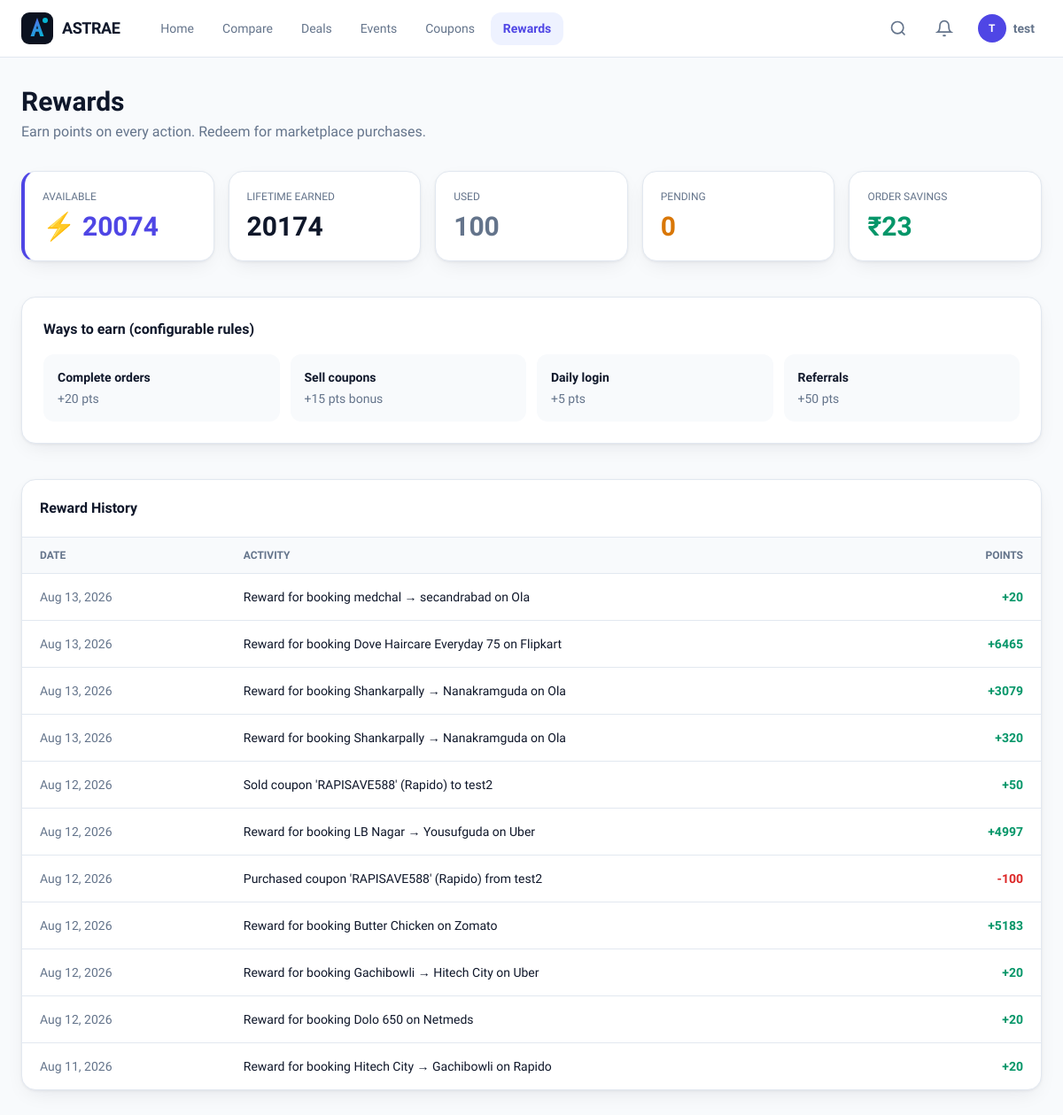
Page /ASTRAEUser/userrewards/ (signed in) on the earlier database version.
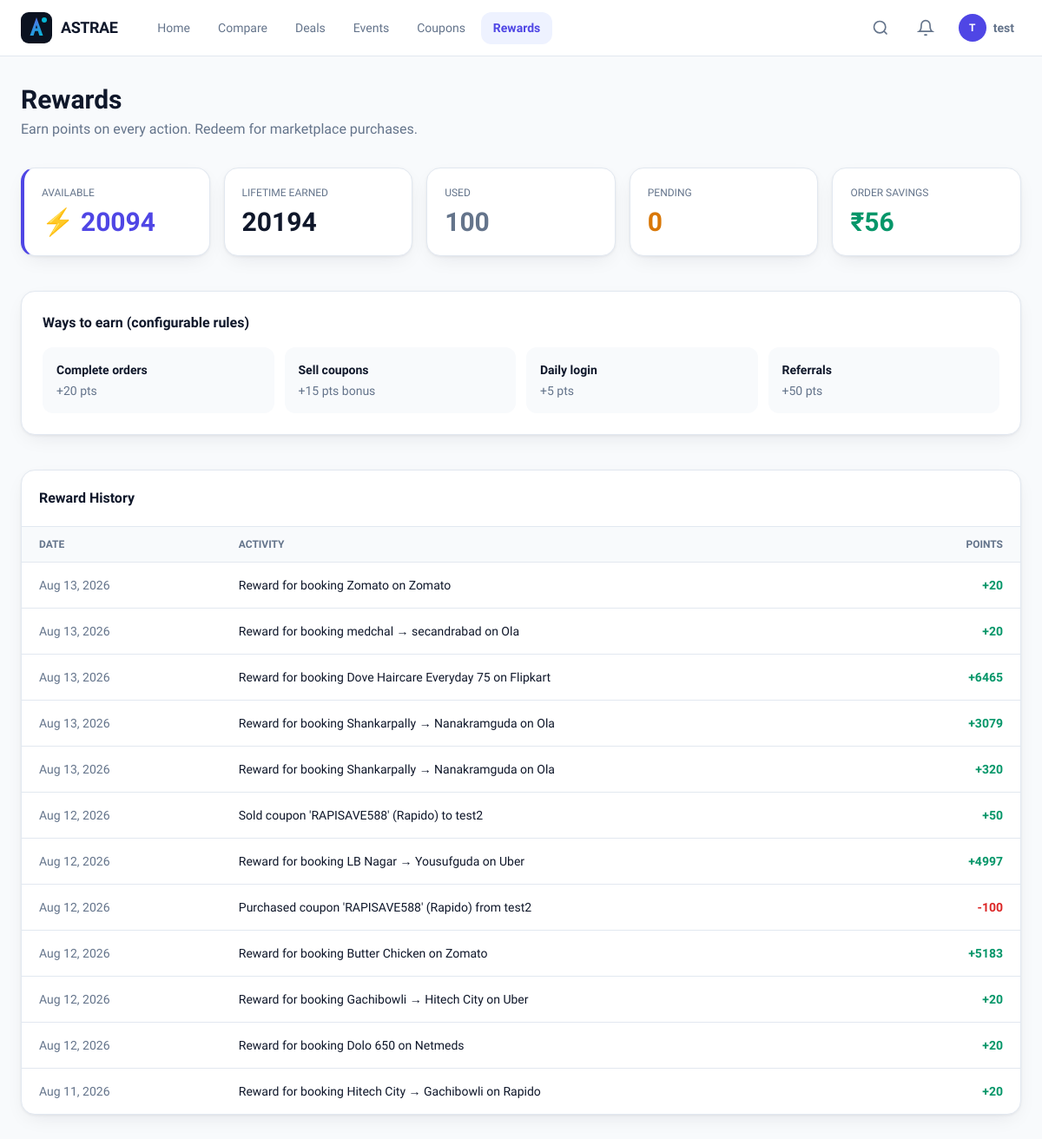
Same page on the later database version.
### ASTRAEUser/models.py (models this page shows, shortened)
class Reward(models.Model):
    STATUS_CHOICES = [
        ('earned', 'Earned'),
        ('pending', 'Pending'),
        ('redeemed', 'Redeemed'),
    ]
    user = models.ForeignKey(User, on_delete=models.CASCADE, related_name='rewards')
    order = models.OneToOneField(Order, on_delete=models.CASCADE, null=True, blank=True)
    points_earned = models.IntegerField(default=50)
    description = models.CharField(max_length=255)
    status = models.CharField(max_length=20, choices=STATUS_CHOICES, default='earned')
    rule_key = models.CharField(max_length=50, blank=True, default='')
    created_at = models.DateTimeField(auto_now_add=True)
    class Meta:
        indexes = [models.Index(fields=['user', '-created_at'])]

### ASTRAEUser/views.py (the view, shortened to what this page needs)
# urls.py: path('userrewards/', views.userrewards, name='userrewards'),
def userrewards(request):
    if request.user.is_authenticated:
        summary = get_rewards_summary(request.user)
        context = {
            'reward_history': summary['history'],
            'total_points': summary['available_points'],
            'total_orders': summary['total_orders'],
            'wallet': summary['wallet'],
            'redeemed_points': summary['used_points'],
            'pending_points': summary['pending_points'],
            'lifetime_points': summary['lifetime_points'],
            'available_points': summary['available_points'],
            'total_savings': summary['total_savings'],
            'rules': summary['rules'],
            'unread_notifications': get_unread_count(request.user),
        }
    return render(request, 'User/userrewards.html', context)

### ASTRAEUser/services/notification_service.py (called while the page is built)
def get_unread_count(user) -> int:
    if not user.is_authenticated:
        return 0
    return Notification.objects.filter(user=user, is_read=False).count()

### ASTRAEUser/services/reward_service.py (called while the page is built)
def ensure_default_rules():
    for key, name, points, desc in DEFAULT_RULES:
        RewardRule.objects.get_or_create(
            key=key,
            defaults={'name': name, 'points': points, 'description': desc, 'is_active': True},
        )

def get_rule_points(key: str, fallback: int = 20) -> int:
    ensure_default_rules()
    try:
        rule = RewardRule.objects.get(key=key, is_active=True)
        return rule.points
    except RewardRule.DoesNotExist:
        return fallback

### ASTRAEUser/services/wallet_service.py (called while the page is built)
def get_or_create_wallet(user: User) -> Wallet:
    wallet, _ = Wallet.objects.get_or_create(user=user)
    return wallet

def sync_wallet_from_rewards(user: User) -> Wallet:
    wallet = get_or_create_wallet(user)
    total = Reward.objects.filter(user=user).aggregate(
        total=__import__('django.db.models', fromlist=['Sum']).Sum('points_earned')
    )['total'] or 0
    wallet.reward_points = total
    wallet.save(update_fields=['reward_points', 'updated_at'])
    return wallet

### Templates/User/userrewards.html (shortened to what this page needs)
{% extends 'User/base_user.html' %}
{% block content %}
<div class="mb-8">
  <h1 class="text-2xl sm:text-3xl font-bold">Rewards</h1>
  <p class="mt-1 text-muted">Earn points on every action. Redeem for marketplace purchases.</p>
</div>
<div class="grid gap-4 sm:grid-cols-2 lg:grid-cols-5 mb-10">
  <div class="astrae-card p-5 border-l-4 border-l-indigo">
    <p class="text-xs font-medium text-muted uppercase">Available</p>
    <p class="mt-2 text-3xl font-bold text-indigo">⚡ {{ available_points|default:total_points }}</p>
  </div>
  <div class="astrae-card p-5">
    <p class="text-xs font-medium text-muted uppercase">Lifetime earned</p>
    <p class="mt-2 text-3xl font-bold">{{ lifetime_points|default:0 }}</p>
  </div>
  <div class="astrae-card p-5">
    <p class="text-xs font-medium text-muted uppercase">Used</p>
    <p class="mt-2 text-3xl font-bold text-muted">{{ redeemed_points|default:0 }}</p>
  </div>
  <div class="astrae-card p-5">
    <p class="text-xs font-medium text-muted uppercase">Pending</p>
    <p class="mt-2 text-3xl font-bold text-warning">{{ pending_points|default:0 }}</p>
  </div>
  <div class="astrae-card p-5">
    <p class="text-xs font-medium text-muted uppercase">Order savings</p>
    <p class="mt-2 text-3xl font-bold text-success">₹{{ total_savings|floatformat:0|default:"0" }}</p>
  </div>
</div>
<div class="astrae-card p-6 mb-10">
  <h2 class="font-bold mb-4">Ways to earn (configurable rules)</h2>
  <div class="grid gap-3 sm:grid-cols-2 lg:grid-cols-4">
    <div class="rounded-xl bg-slate-50 p-4 text-sm"><strong>Complete orders</strong><p class="text-muted mt-1">+{{ rules.order_completed|default:20 }} pts</p></div>
    <div class="rounded-xl bg-slate-50 p-4 text-sm"><strong>Sell coupons</strong><p class="text-muted mt-1">+{{ rules.coupon_sold|default:15 }} pts bonus</p></div>
    <div class="rounded-xl bg-slate-50 p-4 text-sm"><strong>Daily login</strong><p class="text-muted mt-1">+{{ rules.daily_login|default:5 }} pts</p></div>
    <div class="rounded-xl bg-slate-50 p-4 text-sm"><strong>Referrals</strong><p class="text-muted mt-1">+{{ rules.referral|default:50 }} pts</p></div>
  </div>
</div>
<div class="astrae-card overflow-hidden">
  <div class="p-5 border-b border-border">
    <h2 class="font-bold">Reward History</h2>
  </div>
  <div class="overflow-x-auto">
    <table class="w-full text-sm">
      <thead class="bg-slate-50 text-xs uppercase text-muted">
        <tr><th class="px-5 py-3 text-left">Date</th><th class="px-5 py-3 text-left">Activity</th><th class="px-5 py-3 text-right">Points</th></tr>
      </thead>
      <tbody>
        {% for r in reward_history %}
        <tr class="border-t border-border">
          <td class="px-5 py-4 text-muted whitespace-nowrap">{{ r.created_at|date:"M d, Y" }}</td>
          <td class="px-5 py-4">{{ r.description }}</td>
          <td class="px-5 py-4 text-right font-bold {% if r.points_earned > 0 %}text-success{% else %}text-destructive{% endif %}">
            {% if r.points_earned > 0 %}+{% endif %}{{ r.points_earned }}
          </td>
        </tr>
        {% empty %}
        <tr><td colspan="3" class="px-5 py-12 text-center text-muted">No reward history yet. Place an order to start earning!</td></tr>
        {% endfor %}
      </tbody>
    </table>
  </div>
</div>
{% endblock %}

Differences in the rows shown:
added Reward: created_at "Aug 13, 2026", description "Reward for booking Zomato on Zomato", points_earned "20"
Other differences:
{{ available_points|default:total_points }}: "20074" → "20094"
{{ lifetime_points|default:0 }}: "20174" → "20194"
{{ total_savings|floatformat:0|default:"0" }}: "23" → "56"
